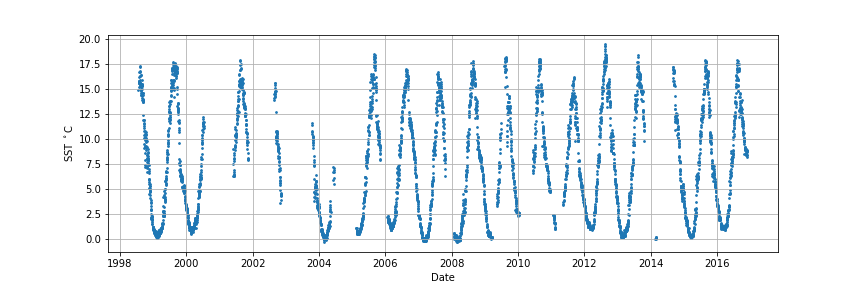

This figure's Python source:
from matplotlib import pyplot as plt
import pandas as pd

df = pd.read_csv('data.csv', index_col=0, parse_dates=[0])

plt.figure(figsize=(12, 4))
plt.plot(df.index, df.SSTP)
plt.xlabel('Date')
plt.ylabel('SST $^\circ$C')
plt.grid()
plt.savefig('sst_timeseries.png')
